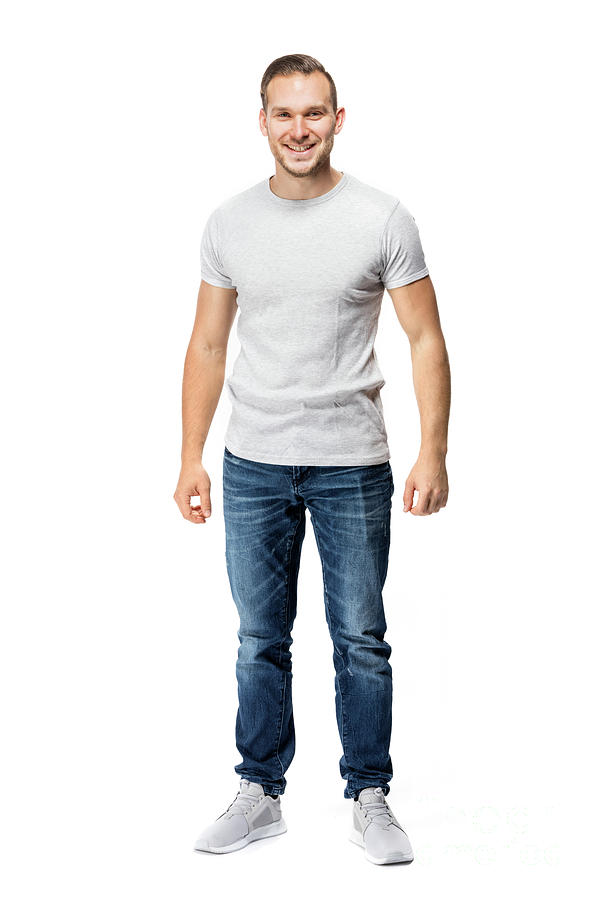
#> input picture man_test.jpg, 600 x 900 px
$ jupyter execute test.ipynb
#> lines starting #> are read from the running program, lines starting #| are printed output that depends on the picture
#> further down, image is the input picture: PIL image 600x900 RGB; mean R, G, B 231.6, 231.2, 231.6
[cell 1]
from PIL import Image

def resize_and_crop(image, size):
    # Crop to size ratio
#> called with size = (768, 1024)
    w, h = image.size
#> w = 600; h = 900
    target_w, target_h = size
    if w / h < target_w / target_h:
        new_w = w
#> new_w = 600
        new_h = w * target_h // target_w
#> new_h = 800
    else:
        new_h = h
        new_w = h * target_w // target_h
    image = image.crop(
        ((w - new_w) // 2, (h - new_h) // 2, (w + new_w) // 2, (h + new_h) // 2)
    )
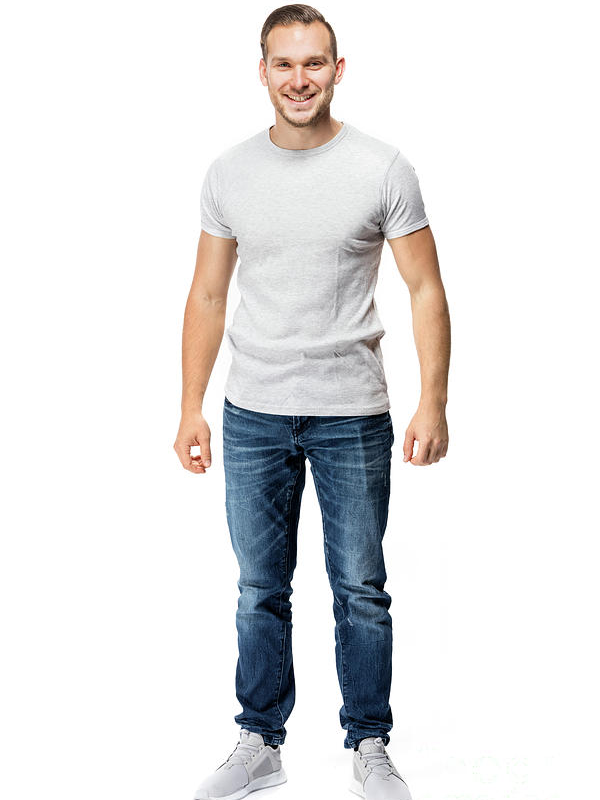
#> image: PIL image 600x800 RGB; mean R, G, B 228.8, 228.3, 228.8
    # resize
    image = image.resize(size, Image.LANCZOS)
#> image: PIL image 768x1024 RGB
    return image


image = Image.open("man_test.jpg")
# res = resize_and_crop(image, (384, 512))
res = resize_and_crop(image, (768, 1024))
res.save("./res.jpg")
